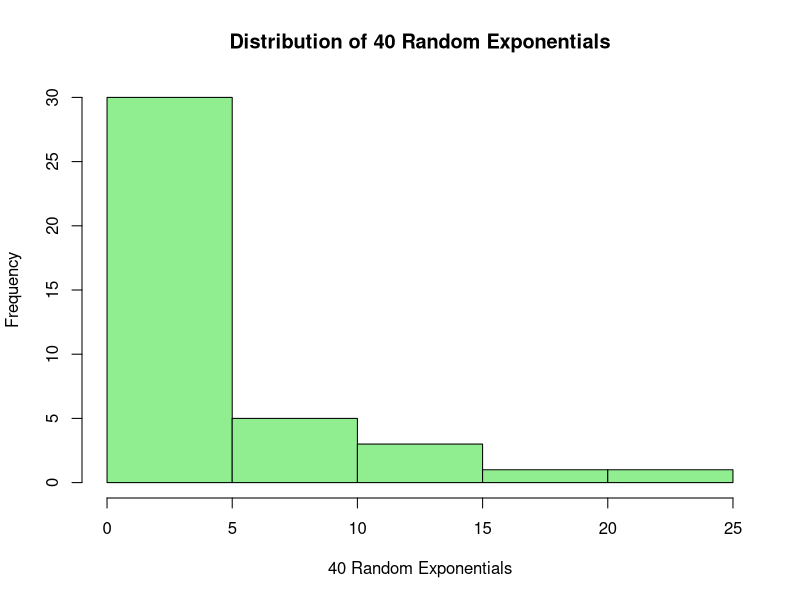
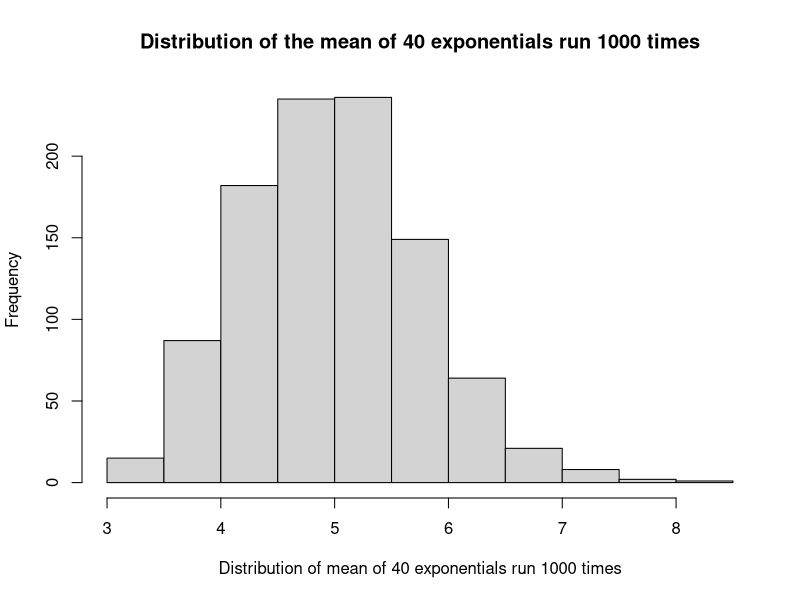

These figures' R source, in order:
## ---- chunk 1
set.seed(15)
## ---- chunk 2
λ <- 0.2
sampleSize <- 40
simulations <- 1000
## ---- chunk 3
SimDist <- rexp(sampleSize,0.2)
hist(SimDist, xlab = "40 Random Exponentials", ylab = "Frequency",main = "Distribution of 40 Random Exponentials", col = "lightgreen")
## ---- chunk 4
Sample.Mean<- mean(SimDist)
cat("Sample Mean: ", Sample.Mean)
## ---- chunk 5
Theoretical.Mean <- 1/λ 
cat("Theoretical Mean: ", Theoretical.Mean)
## ---- chunk 6
Sample.Variance <- var(SimDist)
cat("Sample Variance: ", Sample.Variance)
## ---- chunk 7
Theoretical.Variance <- (1/λ)^2/sampleSize
cat("theoretical variance: ", Theoretical.Variance)
## ---- chunk 8
Simulation <- replicate(1000, mean(rexp(40,0.2)))
hist(Simulation, xlab = "Distribution of mean of 40 exponentials run 1000 times", ylab = "Frequency", main = "Distribution of the mean of 40 exponentials run 1000 times", col = "lightgrey"  )
## ---- chunk 9
mean(replicate(1000, rexp(40,0.2)))
